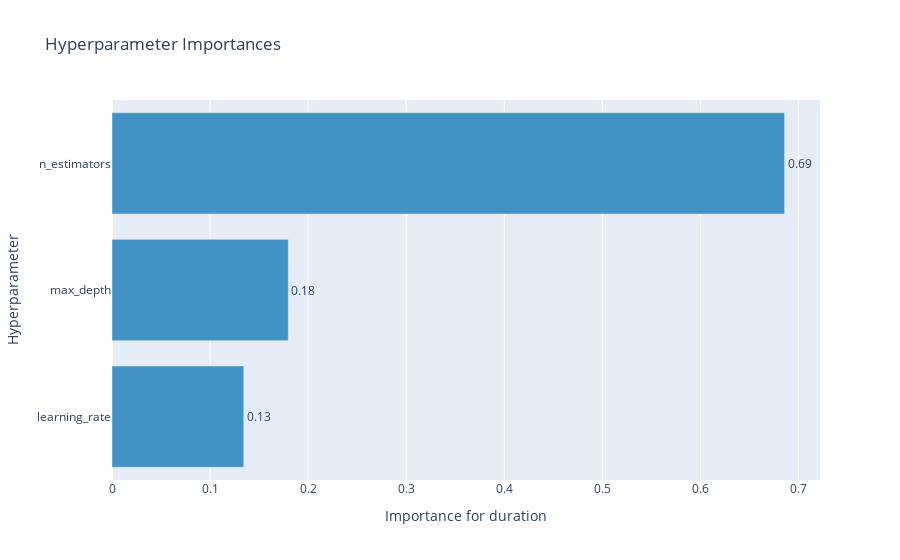

Source (notebook cell):
### Markdown cell above
### Hyperparameter importances

### Code cell
optuna.visualization.plot_param_importances(study, 
                                            target      = lambda t: t.duration.total_seconds(), 
                                            target_name = "duration")

### Figure 1 — Plotly figure (JSON) as saved in the notebook; plotly's stock layout.template omitted (floating-point values rounded to 4 significant figures)
{"data": [{"cliponaxis": false, "hovertemplate": ["learning_rate (CategoricalDistribution): 0.13436477819882298<extra></extra>", "max_depth (IntDistribution): 0.17976982251807824<extra></extra>", "n_estimators (CategoricalDistribution): 0.6858653992830988<extra></extra>"], "marker": {"color": "rgb(66,146,198)"}, "orientation": "h", "text": ["0.13", "0.18", "0.69"], "textposition": "outside", "type": "bar", "x": [0.1344, 0.1798, 0.6859], "y": ["learning_rate", "max_depth", "n_estimators"]}], "layout": {"showlegend": false, "title": {"text": "Hyperparameter Importances"}, "xaxis": {"title": {"text": "Importance for duration"}}, "yaxis": {"title": {"text": "Hyperparameter"}}}}
